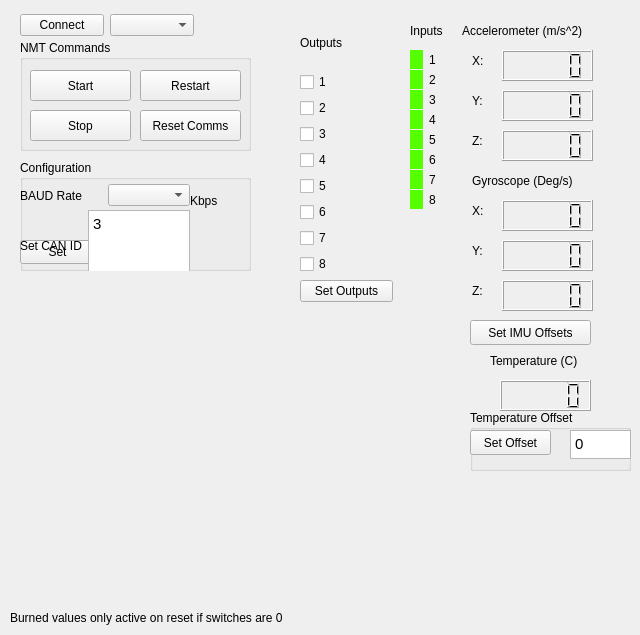
    <widget class="QWidget" name="Home_widget">
     <attribute name="title">
      <string>Home</string>
     </attribute>
     <widget class="QLabel" name="label_3">
      <property name="geometry">
       <rect>
        <x>10</x>
        <y>610</y>
        <width>351</width>
        <height>16</height>
       </rect>
      </property>
      <property name="text">
       <string>Burned values only active on reset if switches are 0</string>
      </property>
     </widget>
     <widget class="QLCDNumber" name="GyroLcdY">
      <property name="geometry">
       <rect>
        <x>502</x>
        <y>240</y>
        <width>91</width>
        <height>31</height>
       </rect>
      </property>
     </widget>
     <widget class="QLCDNumber" name="AccelLcdY">
      <property name="geometry">
       <rect>
        <x>502</x>
        <y>90</y>
        <width>91</width>
        <height>31</height>
       </rect>
      </property>
     </widget>
     <widget class="QLabel" name="Temperature_label">
      <property name="geometry">
       <rect>
        <x>490</x>
        <y>350</y>
        <width>121</width>
        <height>21</height>
       </rect>
      </property>
      <property name="text">
       <string>Temperature (C)</string>
      </property>
     </widget>
     <widget class="QWidget" name="horizontalLayoutWidget_2">
      <property name="geometry">
       <rect>
        <x>410</x>
        <y>50</y>
        <width>31</width>
        <height>19</height>
       </rect>
      </property>
      <layout class="QHBoxLayout" name="horizontalLayout_2">
       <item>
        <widget class="QWidget" name="widget" native="true">
         <property name="styleSheet">
          <string notr="true">background-color: rgb(85, 255, 0);
border-radius: 50%;</string>
         </property>
        </widget>
       </item>
       <item>
        <widget class="QLabel" name="label_Input_1">
         <property name="text">
          <string>1</string>
         </property>
        </widget>
       </item>
      </layout>
     </widget>
     <widget class="QLCDNumber" name="AccelLcdZ">
      <property name="geometry">
       <rect>
        <x>502</x>
        <y>130</y>
        <width>91</width>
        <height>31</height>
       </rect>
      </property>
     </widget>
     <widget class="QLabel" name="labelOutputs_3">
      <property name="geometry">
       <rect>
        <x>462</x>
        <y>20</y>
        <width>161</width>
        <height>21</height>
       </rect>
      </property>
      <property name="text">
       <string>Accelerometer (m/s^2)</string>
      </property>
     </widget>
     <widget class="QWidget" name="horizontalLayoutWidget_7">
      <property name="geometry">
       <rect>
        <x>410</x>
        <y>150</y>
        <width>31</width>
        <height>19</height>
       </rect>
      </property>
      <layout class="QHBoxLayout" name="horizontalLayout_7">
       <item>
        <widget class="QWidget" name="widget_6" native="true">
         <property name="styleSheet">
          <string notr="true">background-color: rgb(85, 255, 0);
border-radius: 50%;</string>
         </property>
        </widget>
       </item>
       <item>
        <widget class="QLabel" name="label_Input_6">
         <property name="text">
          <string>6</string>
         </property>
        </widget>
       </item>
      </layout>
     </widget>
     <widget class="QWidget" name="horizontalLayoutWidget_8">
      <property name="geometry">
       <rect>
        <x>410</x>
        <y>170</y>
        <width>31</width>
        <height>19</height>
       </rect>
      </property>
      <layout class="QHBoxLayout" name="horizontalLayout_8">
       <item>
        <widget class="QWidget" name="widget_7" native="true">
         <property name="styleSheet">
          <string notr="true">background-color: rgb(85, 255, 0);
border-radius: 50%;</string>
         </property>
        </widget>
       </item>
       <item>
        <widget class="QLabel" name="label_Input_7">
         <property name="text">
          <string>7</string>
         </property>
        </widget>
       </item>
      </layout>
     </widget>
     <widget class="QLabel" name="labelOutputs_4">
      <property name="geometry">
       <rect>
        <x>472</x>
        <y>170</y>
        <width>131</width>
        <height>21</height>
       </rect>
      </property>
      <property name="text">
       <string>Gyroscope (Deg/s)</string>
      </property>
     </widget>
     <widget class="QLabel" name="labelOutputs_9">
      <property name="geometry">
       <rect>
        <x>472</x>
        <y>240</y>
        <width>21</width>
        <height>21</height>
       </rect>
      </property>
      <property name="text">
       <string>Y:</string>
      </property>
     </widget>
     <widget class="QLabel" name="labelOutputs_10">
      <property name="geometry">
       <rect>
        <x>472</x>
        <y>280</y>
        <width>21</width>
        <height>21</height>
       </rect>
      </property>
      <property name="text">
       <string>Z:</string>
      </property>
     </widget>
     <widget class="QGroupBox" name="groupBox_3">
      <property name="geometry">
       <rect>
        <x>470</x>
        <y>410</y>
        <width>161</width>
        <height>61</height>
       </rect>
      </property>
      <property name="title">
       <string>Temperature Offset</string>
      </property>
      <widget class="QPushButton" name="ButtonIMUOffset_2">
       <property name="geometry">
        <rect>
         <x>0</x>
         <y>20</y>
         <width>81</width>
         <height>25</height>
        </rect>
       </property>
       <property name="text">
        <string>Set Offset</string>
       </property>
      </widget>
      <widget class="QTextEdit" name="TextTemp_offset">
       <property name="geometry">
        <rect>
         <x>100</x>
         <y>20</y>
         <width>61</width>
         <height>29</height>
        </rect>
       </property>
       <property name="statusTip">
        <string>Used to set temperature sensor offset</string>
       </property>
       <property name="html">
        <string>&lt;!DOCTYPE HTML PUBLIC &quot;-//W3C//DTD HTML 4.0//EN&quot; &quot;http://www.w3.org/TR/REC-html40/strict.dtd&quot;&gt;
&lt;html&gt;&lt;head&gt;&lt;meta name=&quot;qrichtext&quot; content=&quot;1&quot; /&gt;&lt;style type=&quot;text/css&quot;&gt;
p, li { white-space: pre-wrap; }
&lt;/style&gt;&lt;/head&gt;&lt;body style=&quot; font-family:'Ubuntu'; font-size:11pt; font-weight:400; font-style:normal;&quot;&gt;
&lt;p style=&quot; margin-top:0px; margin-bottom:0px; margin-left:0px; margin-right:0px; -qt-block-indent:0; text-indent:0px;&quot;&gt;0&lt;/p&gt;&lt;/body&gt;&lt;/html&gt;</string>
       </property>
       <property name="placeholderText">
        <string>0</string>
       </property>
      </widget>
     </widget>
     <widget class="QWidget" name="horizontalLayoutWidget_3">
      <property name="geometry">
       <rect>
        <x>410</x>
        <y>70</y>
        <width>31</width>
        <height>19</height>
       </rect>
      </property>
      <layout class="QHBoxLayout" name="horizontalLayout_3">
       <item>
        <widget class="QWidget" name="widget_2" native="true">
         <property name="styleSheet">
          <string notr="true">background-color: rgb(85, 255, 0);
border-radius: 50%;</string>
         </property>
        </widget>
       </item>
       <item>
        <widget class="QLabel" name="label_Input_2">
         <property name="text">
          <string>2</string>
         </property>
        </widget>
       </item>
      </layout>
     </widget>
     <widget class="QLabel" name="labelOutputs_2">
      <property name="geometry">
       <rect>
        <x>410</x>
        <y>20</y>
        <width>51</width>
        <height>21</height>
       </rect>
      </property>
      <property name="text">
       <string>Inputs</string>
      </property>
     </widget>
     <widget class="QPushButton" name="ButtonIMUOffset">
      <property name="geometry">
       <rect>
        <x>470</x>
        <y>320</y>
        <width>121</width>
        <height>25</height>
       </rect>
      </property>
      <property name="text">
       <string>Set IMU Offsets</string>
      </property>
     </widget>
     <widget class="QGroupBox" name="groupBox_2">
      <property name="geometry">
       <rect>
        <x>20</x>
        <y>40</y>
        <width>231</width>
        <height>111</height>
       </rect>
      </property>
      <property name="title">
       <string>NMT Commands</string>
      </property>
      <widget class="QPushButton" name="ButtonNMTResetComms">
       <property name="geometry">
        <rect>
         <x>120</x>
         <y>70</y>
         <width>101</width>
         <height>31</height>
        </rect>
       </property>
       <property name="statusTip">
        <string>Send start command to device to re-init comms (Init)</string>
       </property>
       <property name="text">
        <string>Reset Comms</string>
       </property>
      </widget>
      <widget class="QPushButton" name="ButtonNMTStart">
       <property name="geometry">
        <rect>
         <x>10</x>
         <y>30</y>
         <width>101</width>
         <height>31</height>
        </rect>
       </property>
       <property name="statusTip">
        <string>Send start command to device to start operation (Operational)</string>
       </property>
       <property name="text">
        <string>Start</string>
       </property>
      </widget>
      <widget class="QPushButton" name="ButtonNMTStop">
       <property name="geometry">
        <rect>
         <x>10</x>
         <y>70</y>
         <width>101</width>
         <height>31</height>
        </rect>
       </property>
       <property name="statusTip">
        <string>Send start command to device to Stop (Stopped)</string>
       </property>
       <property name="text">
        <string>Stop</string>
       </property>
      </widget>
      <widget class="QPushButton" name="ButtonNMTRestart">
       <property name="geometry">
        <rect>
         <x>120</x>
         <y>30</y>
         <width>101</width>
         <height>31</height>
        </rect>
       </property>
       <property name="statusTip">
        <string>Send start command to device restart (Init)</string>
       </property>
       <property name="text">
        <string>Restart</string>
       </property>
      </widget>
     </widget>
     <widget class="QLCDNumber" name="AccelLcdX">
      <property name="geometry">
       <rect>
        <x>502</x>
        <y>50</y>
        <width>91</width>
        <height>31</height>
       </rect>
      </property>
     </widget>
     <widget class="QLCDNumber" name="GyroLcdX">
      <property name="geometry">
       <rect>
        <x>502</x>
        <y>200</y>
        <width>91</width>
        <height>31</height>
       </rect>
      </property>
     </widget>
     <widget class="QLCDNumber" name="TempLcd">
      <property name="geometry">
       <rect>
        <x>500</x>
        <y>380</y>
        <width>91</width>
        <height>31</height>
       </rect>
      </property>
     </widget>
     <widget class="QLabel" name="labelOutputs_6">
      <property name="geometry">
       <rect>
        <x>472</x>
        <y>90</y>
        <width>21</width>
        <height>21</height>
       </rect>
      </property>
      <property name="text">
       <string>Y:</string>
      </property>
     </widget>
     <widget class="QWidget" name="horizontalLayoutWidget_4">
      <property name="geometry">
       <rect>
        <x>410</x>
        <y>90</y>
        <width>31</width>
        <height>19</height>
       </rect>
      </property>
      <layout class="QHBoxLayout" name="horizontalLayout_4">
       <item>
        <widget class="QWidget" name="widget_3" native="true">
         <property name="styleSheet">
          <string notr="true">background-color: rgb(85, 255, 0);
border-radius: 50%;</string>
         </property>
        </widget>
       </item>
       <item>
        <widget class="QLabel" name="label_Input_3">
         <property name="text">
          <string>3</string>
         </property>
        </widget>
       </item>
      </layout>
     </widget>
     <widget class="QLCDNumber" name="GyroLcdZ">
      <property name="geometry">
       <rect>
        <x>502</x>
        <y>280</y>
        <width>91</width>
        <height>31</height>
       </rect>
      </property>
     </widget>
     <widget class="QLabel" name="labelOutputs_8">
      <property name="geometry">
       <rect>
        <x>472</x>
        <y>200</y>
        <width>21</width>
        <height>21</height>
       </rect>
      </property>
      <property name="text">
       <string>X:</string>
      </property>
     </widget>
     <widget class="QWidget" name="verticalLayoutWidget">
      <property name="geometry">
       <rect>
        <x>300</x>
        <y>20</y>
        <width>93</width>
        <height>282</height>
       </rect>
      </property>
      <layout class="QVBoxLayout" name="OutputLayout">
       <item>
        <widget class="QLabel" name="labelOutputs">
         <property name="text">
          <string>Outputs</string>
         </property>
        </widget>
       </item>
       <item>
        <widget class="QCheckBox" name="checkBoxOut1">
         <property name="text">
          <string>1</string>
         </property>
        </widget>
       </item>
       <item>
        <widget class="QCheckBox" name="checkBoxOut2">
         <property name="text">
          <string>2</string>
         </property>
        </widget>
       </item>
       <item>
        <widget class="QCheckBox" name="checkBoxOut3">
         <property name="text">
          <string>3</string>
         </property>
        </widget>
       </item>
       <item>
        <widget class="QCheckBox" name="checkBoxOut4">
         <property name="text">
          <string>4</string>
         </property>
        </widget>
       </item>
       <item>
        <widget class="QCheckBox" name="checkBoxOut5">
         <property name="text">
          <string>5</string>
         </property>
        </widget>
       </item>
       <item>
        <widget class="QCheckBox" name="checkBoxOut6">
         <property name="text">
          <string>6</string>
         </property>
        </widget>
       </item>
       <item>
        <widget class="QCheckBox" name="checkBoxOut7">
         <property name="text">
          <string>7</string>
         </property>
        </widget>
       </item>
       <item>
        <widget class="QCheckBox" name="checkBoxOut8">
         <property name="text">
          <string>8</string>
         </property>
        </widget>
       </item>
       <item>
        <widget class="QPushButton" name="ButtonOutput">
         <property name="text">
          <string>Set Outputs</string>
         </property>
        </widget>
       </item>
      </layout>
     </widget>
     <widget class="QLabel" name="labelOutputs_7">
      <property name="geometry">
       <rect>
        <x>472</x>
        <y>130</y>
        <width>21</width>
        <height>21</height>
       </rect>
      </property>
      <property name="text">
       <string>Z:</string>
      </property>
     </widget>
     <widget class="QWidget" name="horizontalLayoutWidget_5">
      <property name="geometry">
       <rect>
        <x>410</x>
        <y>110</y>
        <width>31</width>
        <height>19</height>
       </rect>
      </property>
      <layout class="QHBoxLayout" name="horizontalLayout_5">
       <item>
        <widget class="QWidget" name="widget_4" native="true">
         <property name="styleSheet">
          <string notr="true">background-color: rgb(85, 255, 0);
border-radius: 50%;</string>
         </property>
        </widget>
       </item>
       <item>
        <widget class="QLabel" name="label_Input_4">
         <property name="text">
          <string>4</string>
         </property>
        </widget>
       </item>
      </layout>
     </widget>
     <widget class="QWidget" name="horizontalLayoutWidget_9">
      <property name="geometry">
       <rect>
        <x>410</x>
        <y>190</y>
        <width>31</width>
        <height>19</height>
       </rect>
      </property>
      <layout class="QHBoxLayout" name="horizontalLayout_9">
       <item>
        <widget class="QWidget" name="widget_8" native="true">
         <property name="styleSheet">
          <string notr="true">background-color: rgb(85, 255, 0);
border-radius: 50%;</string>
         </property>
        </widget>
       </item>
       <item>
        <widget class="QLabel" name="label_Input_8">
         <property name="text">
          <string>8</string>
         </property>
        </widget>
       </item>
      </layout>
     </widget>
     <widget class="QWidget" name="horizontalLayoutWidget_6">
      <property name="geometry">
       <rect>
        <x>410</x>
        <y>130</y>
        <width>31</width>
        <height>19</height>
       </rect>
      </property>
      <layout class="QHBoxLayout" name="horizontalLayout_6">
       <item>
        <widget class="QWidget" name="widget_5" native="true">
         <property name="styleSheet">
          <string notr="true">background-color: rgb(85, 255, 0);
border-radius: 50%;</string>
         </property>
        </widget>
       </item>
       <item>
        <widget class="QLabel" name="label_Input_5">
         <property name="text">
          <string>5</string>
         </property>
        </widget>
       </item>
      </layout>
     </widget>
     <widget class="QWidget" name="horizontalLayoutWidget">
      <property name="geometry">
       <rect>
        <x>20</x>
        <y>10</y>
        <width>174</width>
        <height>31</height>
       </rect>
      </property>
      <layout class="QHBoxLayout" name="horizontalLayout">
       <item>
        <widget class="QPushButton" name="ButtonConnect">
         <property name="statusTip">
          <string>Connects to the CAN analyzer</string>
         </property>
         <property name="text">
          <string>Connect</string>
         </property>
        </widget>
       </item>
       <item>
        <widget class="QComboBox" name="comboBoxConnections"/>
       </item>
      </layout>
     </widget>
     <widget class="QLabel" name="labelOutputs_5">
      <property name="geometry">
       <rect>
        <x>472</x>
        <y>50</y>
        <width>21</width>
        <height>21</height>
       </rect>
      </property>
      <property name="text">
       <string>X:</string>
      </property>
     </widget>
     <widget class="QGroupBox" name="groupBox">
      <property name="geometry">
       <rect>
        <x>20</x>
        <y>160</y>
        <width>231</width>
        <height>111</height>
       </rect>
      </property>
      <property name="title">
       <string>Configuration</string>
      </property>
      <widget class="QPushButton" name="ButtonBurn">
       <property name="geometry">
        <rect>
         <x>80</x>
         <y>80</y>
         <width>75</width>
         <height>24</height>
        </rect>
       </property>
       <property name="statusTip">
        <string>This saves the CAN ID and Baud rate to long term memory</string>
       </property>
       <property name="text">
        <string>Burn</string>
       </property>
      </widget>
      <widget class="QPushButton" name="ButtonSet">
       <property name="geometry">
        <rect>
         <x>0</x>
         <y>80</y>
         <width>75</width>
         <height>24</height>
        </rect>
       </property>
       <property name="statusTip">
        <string>Writes new CAN ID and Baud rate to board, but will reset unless burned on</string>
       </property>
       <property name="text">
        <string>Set</string>
       </property>
      </widget>
      <widget class="QWidget" name="horizontalLayoutWidget_11">
       <property name="geometry">
        <rect>
         <x>0</x>
         <y>50</y>
         <width>170</width>
         <height>72</height>
        </rect>
       </property>
       <layout class="QHBoxLayout" name="horizontalLayout_11">
        <item>
         <widget class="QLabel" name="label">
          <property name="text">
           <string>Set CAN ID</string>
          </property>
         </widget>
        </item>
        <item>
         <widget class="QTextEdit" name="TextId">
          <property name="html">
           <string>&lt;!DOCTYPE HTML PUBLIC &quot;-//W3C//DTD HTML 4.0//EN&quot; &quot;http://www.w3.org/TR/REC-html40/strict.dtd&quot;&gt;
&lt;html&gt;&lt;head&gt;&lt;meta name=&quot;qrichtext&quot; content=&quot;1&quot; /&gt;&lt;style type=&quot;text/css&quot;&gt;
p, li { white-space: pre-wrap; }
&lt;/style&gt;&lt;/head&gt;&lt;body style=&quot; font-family:'Ubuntu'; font-size:11pt; font-weight:400; font-style:normal;&quot;&gt;
&lt;p style=&quot; margin-top:0px; margin-bottom:0px; margin-left:0px; margin-right:0px; -qt-block-indent:0; text-indent:0px;&quot;&gt;3&lt;/p&gt;&lt;/body&gt;&lt;/html&gt;</string>
          </property>
         </widget>
        </item>
       </layout>
      </widget>
      <widget class="QWidget" name="horizontalLayoutWidget_10">
       <property name="geometry">
        <rect>
         <x>0</x>
         <y>20</y>
         <width>170</width>
         <height>31</height>
        </rect>
       </property>
       <layout class="QHBoxLayout" name="horizontalLayout_10">
        <item>
         <widget class="QLabel" name="label_2">
          <property name="text">
           <string>BAUD Rate</string>
          </property>
         </widget>
        </item>
        <item>
         <widget class="QComboBox" name="comboBoxBaudRates"/>
        </item>
       </layout>
      </widget>
      <widget class="QLabel" name="labelOutputs_11">
       <property name="geometry">
        <rect>
         <x>170</x>
         <y>30</y>
         <width>41</width>
         <height>21</height>
        </rect>
       </property>
       <property name="text">
        <string>Kbps</string>
       </property>
      </widget>
     </widget>
    </widget>
